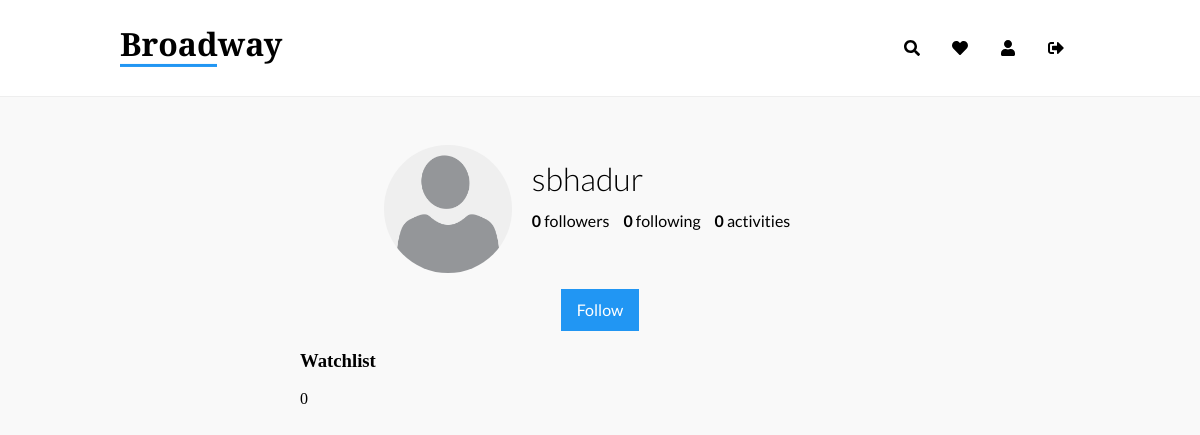
The app's page /u/sbhadur/ (signed in) with its own data.
### user/models.py (models this page shows, shortened)
class Profile(models.Model):
    user = models.OneToOneField(User, on_delete=models.CASCADE)
    bio = models.TextField(max_length=512, blank=True)
    birth_date = models.DateField(null=True, blank=True)
    name = models.CharField(max_length=32, blank=True)
    profile_picture = models.ImageField(
        upload_to='static/assets/user_images/',
        default='static/assets/user_images/default.png',
        blank=True
    )
    created_at = models.DateTimeField(
        auto_now_add=True
    )
    followers = models.IntegerField(default=0)
    following = models.IntegerField(default=0)

### user/views.py (the view)
# urls.py: url(r'^(?P<username>[-\w]+)/$', views.peer_profile, name='profile_view'),
def peer_profile(request, username):
    if username == request.user.username:
        return redirect('profile')
    user = get_object_or_404(User, username=username)
    user_profile = Profile.objects.get(user=user)
    current_user = Profile.objects.get(user=request.user)
    is_followed = False
    for follower in current_user.follow_set.all():
        if follower.followed_user == user_profile:
            is_followed = True
    activities = Activity.objects.filter(main_user=user_profile).order_by('-created_at')
    watchlist = Watchlist.objects.filter(main_user=user_profile)
    context = {
        'profile': user_profile,
        'user': user,
        'is_followed': is_followed,
        'activities': activities,
        'watchlist': watchlist
    }
    return render(request, 'user/peerprofile.html', context)

### templates/user/peerprofile.html (shortened to what this page needs)
{% extends "base.html" %}
{% load static %}
{% block assets %}
<link rel="stylesheet" href="{% static 'css/profile.css' %}">
<link rel="stylesheet" href="{% static 'css/activity.css' %}">
{% endblock %}
{% block content %}
<div class="container">
    <div class="section transparent profile-outer">
        <div class="profile profile-picture">
            <img src="/{{ profile.profile_picture }}">
        </div>
        <div class="profile profile-data">
            <h1 class="username">{{user.username}}</h1>
            <p class="data-outer">
                <span class="data"><span class="interactions">{{ profile.followers }}</span> followers</span>
                <span class="data"><span class="interactions">{{ profile.following }}</span> following</span>
                <span class="data"><span class="interactions">{{ activities.count }}</span> activities</span>
            </p>
        </div>
    </div>
    <div class="btn-container">
        {% if is_followed %}
            <div class="btn btn-unfollow">Unfollow</div>
        {% else %}
            <div class="btn btn-follow">Follow</div>
        {% endif %}
    </div>
</div>
<div class="container small">
    <h3> Watchlist </h3>
    {{ watchlist|length }}
</div>
{% endblock %}

### static/css/main.css (style rules this page uses)
html { -moz-osx-font-smoothing:grayscale;-webkit-font-smoothing:antialiased;text-rendering:optimizeLegibility;-webkit-font-feature-settings:"kern";-moz-font-feature-settings:"kern";font-feature-settings:"kern";-webkit-perspective:1000 }
body { width:100%;min-height:100vh;background:#F9F9F9 }
.container { display:block;position:relative;margin:0 10%;width:auto }
.container.small { margin:0 25% }
.section { width:auto;padding:2rem 3rem;margin:2rem 0 0 0;background:#FFFFFF;border:solid 1px #EEEEEE }
.section.transparent { padding:1rem 4rem;background:transparent;border:none }
.btn { cursor:pointer;text-decoration:none;display:inline-block;padding:0.75rem 1rem;background:#1976D2;color:#FFFFFF;border:none;outline:none;-webkit-box-shadow:none;box-shadow:none;text-align:center;font-family:"Lato", sans-serif;font-weight:400;font-size:1rem;background:#2196F3;-webkit-transition:all 0.15s ease;-o-transition:all 0.15s ease;transition:all 0.15s ease }

### static/css/profile.css (style rules this page uses)
.profile-outer { text-align: center; vertical-align: middle; }
.profile { display: inline-table; vertical-align: top; height: auto; position: relative; }
.profile.profile-picture img { -o-object-fit: cover; object-fit: cover; height: 8rem; width: 8rem; display: block; position: relative; border-radius: 50%; }
.profile.profile-data { margin: 1rem; font-family: "Lato", sans-serif; text-align: left; }
.profile.profile-data .username { margin: 0; padding: 0; font-weight: 300; font-size: 2rem; }
.profile.profile-data .data-outer { margin: 0 0 10px 0; font-weight: 300; font-size: 1.25rem; }
.profile.profile-data .data { margin: 0 10px 0 0; font-weight: 400; font-size: 1rem; }
.profile.profile-data .data .interactions { font-weight: bolder; }
.btn-container { width: 100%; text-align: center; }
.btn-container .btn { display: inline-block; }

### records on screen
Profile: profile_picture (placeholder picture), followers "0", following "0"

### other values on screen
{{ user.username }} "sbhadur"
{{ activities.count }} "0"
{{ watchlist|length }} "0"
